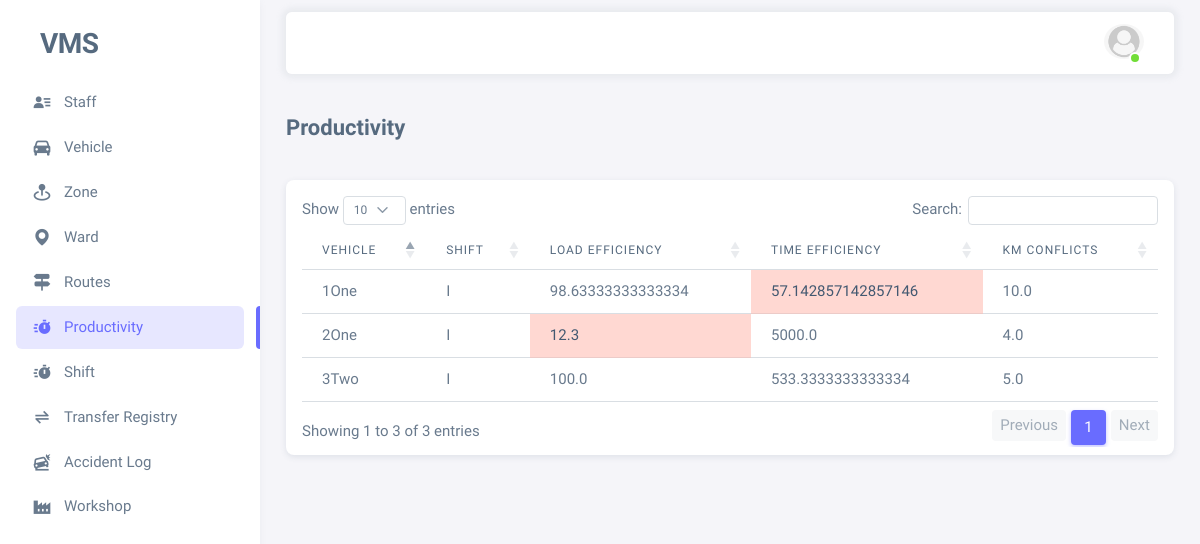
The app's page /productivity-list/ (signed in) with its own data.
### vms_app/models.py (models this page shows, shortened)
class Employee(AbstractBaseUser, PermissionsMixin):
    id = models.UUIDField(primary_key=True, editable=False, unique=True, default=uuid.uuid4)
    name = models.CharField(max_length=100)
    image = models.ImageField(upload_to='profiles/', null=True, blank=True)
    employee_id = models.CharField(max_length=100, unique=True)
    is_active = models.BooleanField(default=True)
    is_staff = models.BooleanField(default=True)
    is_superuser = models.BooleanField(default=False)
    contact = models.CharField(max_length=255)
    address = models.TextField()
    remark = models.TextField(null=True, blank=True)
    objects = EmployeeManager()
    USERNAME_FIELD = 'employee_id'
    REQUIRED_FIELDS = ['name']
    def __str__(self) -> str:
        return self.name

class Shift(models.Model):
    choices_shifts = [
        ('I', 'I'),
        ('II', 'II'),
        ('III', 'III'),
        ('Others', 'Others')
    ]
    vehicle = models.ForeignKey(Vehicle, related_name="vehicle_shift_set", on_delete=models.PROTECT,
                                limit_choices_to={'is_active': True, 'is_working': False}, null=False)
    shift_name = models.CharField(max_length=100, choices=choices_shifts)
    start_time = models.DateTimeField(auto_now_add=True)
    routes = models.ManyToManyField(Route, blank=False, limit_choices_to={'is_active': True, 'is_working': False})
    out_km = models.FloatField(null=True, blank=True, default=0.0)
    start_image = models.ImageField(null=True, blank=True, upload_to='shift_start/')
    driver = models.CharField(max_length=500, default='Vendor')
    shift_date = models.DateField(auto_now_add=True)
    end_time = models.DateTimeField(null=True, blank=True) # used to check shift completed or not in view
    in_km = models.FloatField(null=True, blank=True, default=0.0)
    end_image = models.ImageField(null=True, blank=True, upload_to='shift_end/')
    shift_remark = models.TextField(null=True, blank=True)
    created_on = models.DateTimeField(auto_now_add=True)
    time_estimation = models.FloatField(default=0, editable=False)
    km_estimation = models.IntegerField(default=1, editable=False)
    @property
    def shift_duration(self):
        if self.start_time and self.end_time:
            return self.end_time-self.start_time
        else:
            return None
    @property
    def shift_km(self):
        if self.out_km and self.in_km:
            return self.in_km-self.out_km
        else:
            return None
    @property
    def shift_total_load(self):
        trips = self.shift_trips_set.all()
        total_load = 0
        for trip in trips:
            total_load+=trip.trip_load
        return total_load
    @property
    def shift_load_efficiency(self):
        total_load = self.shift_total_load
        trips = self.shift_trips_set.all()
        if trips:
            total_load_estimation = self.vehicle.load_estimation*len(trips)
            return 100 * total_load/total_load_estimation
        else:
            return None
    @property
    def shift_km_conflicts(self):
        if self.shift_km and self.routes:
            total_km_estimation = 0
            for route in self.routes.all():
                total_km_estimation+=route.km_estimation
            return self.shift_km/total_km_estimation
        else:
            return None
    @property
    def shift_time_efficiency(self):
        if self.shift_duration and self.time_estimation:
            return 100 * self.time_estimation/(self.shift_duration.total_seconds()//60)
        else:
            return None
    class Meta:
        unique_together = ['shift_name', 'vehicle', 'shift_date']

class Vehicle(models.Model):
    vehicle_number = models.CharField(max_length=100, unique=True)
    is_active = models.BooleanField(default=True)
    is_working = models.BooleanField(default=False)
    supervisor = models.ForeignKey(Employee, on_delete=models.SET_NULL, null=True, blank=True,
                                   related_name='vehicle_supervised_by', limit_choices_to={'is_active': True})
    load_estimation = models.IntegerField(default=1000)  # in kg
    remark = models.TextField(null=True, blank=True)
    created_by = models.ForeignKey(Employee, on_delete=models.SET_NULL, null=True, blank=True,
                                   related_name='vehicle_created_by')
    created_on = models.DateTimeField(auto_now_add=True)
    updated_by = models.ForeignKey(Employee, on_delete=models.SET_NULL, null=True, blank=True,
                                   related_name='vehicle_updated_by')
    updated_on = models.DateTimeField(auto_now=True)
    zone = models.ForeignKey(Zone, related_name='zone_vehicles_set',
                             on_delete=models.PROTECT, null=True, blank=True)
    workshop = models.ForeignKey(Workshop, related_name='workshop_vehicles_set',
                                 on_delete=models.PROTECT, null=True, blank=True)
    register_number = models.CharField(max_length=50, null=True, blank=True, unique=True)
    chassis_number = models.CharField(max_length=50, null=True, blank=True)
    vehicle_model = models.CharField(max_length=50, null=True, blank=True)
    vehicle_type = models.CharField(max_length=50, null=True, blank=True)
    engine_number = models.CharField(max_length=50, null=True, blank=True)
    fc_date = models.DateField(null=True, blank=True)
    insurance = models.DateField(null=True, blank=True)
    puc = models.DateField(null=True, blank=True)  # pollution under control certificate expiry date
    def __str__(self) -> str:
        return self.vehicle_number+str(self.supervisor)

class TripHistory(models.Model):
    choices_shifts = [
        ('I', 'I'),
        ('II', 'II'),
        ('III', 'III'),
        ('Others', 'Others')
    ]
    shift = models.ForeignKey(Shift, related_name='shift_trips_set', on_delete=models.CASCADE, null=False)
    vehicle = models.ForeignKey(Vehicle, related_name='vehicle_trips_set', on_delete=models.PROTECT, null=False)
    is_current = models.BooleanField(default=True, editable=False)
    trip_date = models.DateField(auto_now_add=True)
    trip_start_time = models.DateTimeField(auto_now_add=True)
    updted_on = models.DateTimeField(auto_now=True)
    trip_end_time = models.DateTimeField(null=True, blank=True)
    trip_load = models.IntegerField(null=True, blank=True)  # in kg
    trip_remark = models.TextField(null=True, blank=True)
    trip_count = models.IntegerField(default=0) # method field have to be increased +1 in backend
    trip_efficiency = models.FloatField(default=0)

class Route(models.Model):
    zone = models.ForeignKey(Zone, related_name='zone_routes_set', on_delete=models.PROTECT)
    ward = models.ForeignKey(Ward, related_name='ward_routes_set', on_delete=models.PROTECT)
    street = models.CharField(max_length=500)
    km_estimation = models.IntegerField(null=True, blank=True, default=50)
    time_estimation = models.IntegerField(default=100, null=True, blank=True)
    is_active = models.BooleanField(default=True)
    is_working = models.BooleanField(default=False)
    supervisor = models.ForeignKey(Employee, on_delete=models.SET_NULL, null=True, blank=True,
                                   related_name='route_supervised_by', limit_choices_to={'is_active': True})
    created_by = models.ForeignKey(Employee, on_delete=models.SET_NULL, null=True, blank=True,
                                   related_name='route_created_by')
    created_on = models.DateTimeField(auto_now_add=True)
    updated_by = models.ForeignKey(Employee, on_delete=models.SET_NULL, null=True, blank=True,
                                   related_name='route_updated_by')
    updated_on = models.DateTimeField(auto_now=True)

### vms_app/views.py (the view)
# urls.py: path('productivity-list/', views.productivity_list, name='productivity_list'),
@login_required(login_url='login')
@active_required
def productivity_list(request):
    shifts = Shift.objects.filter(end_time__isnull=False)
    context = {
        "menu": "menu-productivity",
        "shifts": shifts,
    }
    return render(request, 'vms_app/productivity_list.html', context)

### vms_app/templates/vms_app/productivity_list.html (shortened to what this page needs)
{% extends "base.html" %}
{% block content %}
<h4 class="fw-bold py-3 mb-4">Productivity</h4>
<div class="card mt-4 px-3 py-2">
    <div class="table-responsive text-nowrap mt-2">
        <table class="table table-hover mb-2" id="example">
            <thead>
                <tr>
                    <th>Vehicle</th>
                    <th>Shift</th>
                    <th>Load Efficiency</th>
                    <th>Time Efficiency</th>
                    <th>Km Conflicts</th>
                </tr>
            </thead>
            <tbody>
                {% for shift in shifts %}
                    <tr onclick="location.href='{% url 'shift_details' shift.id %}'">
                        <td>{{shift.vehicle}}</td>
                        <td>{{shift.shift_name}}</td>
                        <td {% if shift.shift_load_efficiency < 80 %}class="table-danger"{% endif %}>{{shift.shift_load_efficiency}}</td>
                        <td {% if shift.shift_time_efficiency < 80 %}class="table-danger"{% endif %}>{{shift.shift_time_efficiency}}</td>
                        <td {% if shift.shift_km_conflicts > 20 %}class="table-danger"{% endif %}>{{shift.shift_km_conflicts}}</td>
                    </tr>
                {% endfor %}
            </tbody>
        </table>
    </div>
</div>
{% endblock content %}

### templates/base.html (shortened to what this page needs)
<!DOCTYPE html>
{% load static %}
<html
        lang="en"
        class="light-style layout-menu-fixed"
        dir="ltr"
        data-theme="theme-default"
        data-assets-path="{% static "assets/" %}"
        data-template="vertical-menu-template-free"
>
<head>
    <link rel="stylesheet" href="{% static "assets/vendor/fonts/boxicons.css" %}"/>
    <link rel="stylesheet" href="{% static "assets/vendor/css/core.css" %}" class="template-customizer-core-css"/>
    <link rel="stylesheet" href="{% static "assets/vendor/css/theme-default.css" %}"
          class="template-customizer-theme-css"/>
    <link rel="stylesheet" href="{% static "assets/css/demo.css" %}"/>
    <link rel="stylesheet" href="{% static "assets/vendor/libs/perfect-scrollbar/perfect-scrollbar.css" %}"/>
    <link rel="stylesheet" href="{% static "assets/vendor/libs/apex-charts/apex-charts.css" %}"/>
    <link rel="stylesheet" href="https://cdn.jsdelivr.net/npm/bootstrap-icons@1.11.3/font/bootstrap-icons.min.css">
    <link href="https://cdn.datatables.net/1.13.7/css/dataTables.bootstrap5.min.css" rel="stylesheet">
</head>
<body>
<div class="layout-wrapper layout-content-navbar">
    <div class="layout-container">
        <aside id="layout-menu" class="layout-menu menu-vertical menu bg-menu-theme">
            <div class="app-brand demo">
                <a href="{% url "home" %}" class="app-brand-link">
                    <span class="app-brand-text demo menu-text fw-bolder ms-2">VMS</span>
                </a>
            </div>
            <ul class="menu-inner py-1">
                {% if request.user.is_superuser %}
                    <li class="menu-item" id="menu-staff">
                        <a href="{% url "staff_list" %}" class="menu-link">
                            <i class="menu-icon tf-icons bx bxs-user-detail"></i>
                            <div data-i18n="Staff">Staff</div>
                        </a>
                    </li>
                {% endif %}
                <li class="menu-item" id="menu-vehicle">
                    <a href="{% url "home" %}" class="menu-link">
                        <i class="menu-icon tf-icons bx bxs-car"></i>
                        <div data-i18n="Vehicle">Vehicle</div>
                    </a>
                </li>
                <li class="menu-item" id="menu-zone">
                    <a href="{% url "zone_list" %}" class="menu-link">
                        <i class="menu-icon tf-icons bx bxs-map-pin"></i>
                        <div data-i18n="Zone">Zone</div>
                    </a>
                </li>
                <li class="menu-item" id="menu-ward">
                    <a href="{% url "ward_list" %}" class="menu-link">
                        <i class="menu-icon tf-icons bx bxs-map"></i>
                        <div data-i18n="Ward">Ward</div>
                    </a>
                </li>
                <li class="menu-item" id="menu-route">
                    <a href="{% url "route_list" %}" class="menu-link">
                        <i class="menu-icon tf-icons bx bxs-directions"></i>
                        <div data-i18n="Routes">Routes</div>
                    </a>
                </li>
                <li class="menu-item" id="menu-productivity">
                    <a href="{% url "productivity_list" %}" class="menu-link">
                        <i class="menu-icon tf-icons bx bxs-timer"></i>
                        <div data-i18n="Productivity">Productivity</div>
                    </a>
                </li>
                <li class="menu-item" id="menu-shift">
                    <a href="{% url "shift_list" %}" class="menu-link">
                        <i class="menu-icon tf-icons bx bxs-timer"></i>
                        <div data-i18n="Shift">Shift</div>
                    </a>
                </li>
                <li class="menu-item" id="menu-transfer-registry">
                    <a href="{% url "transfer_register_view" %}" class="menu-link">
                        <i class="menu-icon tf-icons bx bx-transfer-alt"></i>
                        <div data-i18n="Transfer Registry">Transfer Registry</div>
                    </a>
                </li>
                <li class="menu-item" id="menu-accident-logs">
                    <a href="{% url "accident_log_view" %}" class="menu-link">
                        <i class="menu-icon tf-icons bx bxs-car-crash"></i>
                        <div data-i18n="Accident Log">Accident Log</div>
                    </a>
                </li>
                <li class="menu-item" id="menu-workshop">
                    <a href="{% url "workshop_list" %}" class="menu-link">
                        <i class="menu-icon tf-icons bx bxs-factory"></i>
                        <div data-i18n="Workshop">Workshop</div>
                    </a>
                </li>
            </ul>
        </aside>
        <div class="layout-page">
            <nav class="layout-navbar container-xxl navbar navbar-expand-xl navbar-detached align-items-center bg-navbar-theme"
                 id="layout-navbar">
                <div class="navbar-nav-right d-flex align-items-center" id="navbar-collapse">
                    <ul class="navbar-nav flex-row align-items-center ms-auto">
                        <li class="nav-item navbar-dropdown dropdown-user dropdown">
                            <a class="nav-link dropdown-toggle hide-arrow" href="javascript:void(0);"
                               data-bs-toggle="dropdown">
                                <div class="avatar avatar-online">
                                    <img src="
                                            {% if request.user.image %}{{ request.user.image.url }}{% else %}{% static "assets/img/avatars/default.png" %}{% endif %}"
                                         width="50px" alt class="w-px-40 h-auto rounded-circle"/>
                                </div>
                            </a>
                        </li>
                    </ul>
                </div>
            </nav>
            <div class="content-wrapper">
                <div class="container-xxl flex-grow-1 container-p-y">
                    {% block content %}
                    {% endblock content %}
                </div>
            </div>
        </div>
    </div>
</div>
</body>
</html>

### static/assets/css/demo.css (style rules this page uses)
.menu .app-brand.demo { height: 64px; margin-top: 12px; }
.app-brand-text.demo { font-size: 1.75rem; letter-spacing: -0.5px; }

### records on screen
Employee: image (placeholder picture)
Shift: vehicle "1One", shift_name "I", shift_load_efficiency "98.63333333333334", shift_time_efficiency "57.142857142857146", shift_km_conflicts "10.0"
Shift: vehicle "2One", shift_name "I", shift_load_efficiency "12.3", shift_time_efficiency "5000.0", shift_km_conflicts "4.0"
Shift: vehicle "3Two", shift_name "I", shift_load_efficiency "100.0", shift_time_efficiency "533.3333333333334", shift_km_conflicts "5.0"
